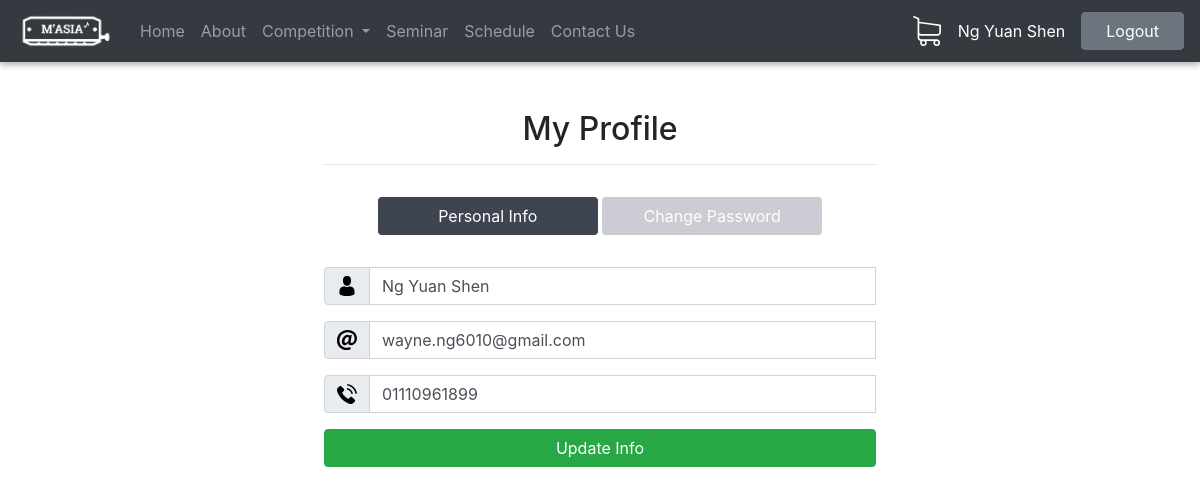
Page /user_profile.php (signed in) on the committed database.
### tables this page shows
CREATE TABLE `user` (
  `User_ID` int(11) NOT NULL,
  `User_Name` varchar(30) NOT NULL,
  `User_Email` varchar(50) NOT NULL,
  `User_Password` varchar(255) NOT NULL,
  `User_PhoneNo` varchar(20) NOT NULL,
  `User_Created` timestamp NULL DEFAULT NULL
);

### public_html/php/user_profile_query.php (called while the page is built, shortened)
<?php
require_once 'conn.php';
if (isset($_SESSION['uID'])) {
    $sql_retrieve = "SELECT * FROM user WHERE User_ID ='$_SESSION[uID]'";
    $result_retrieve = mysqli_query($link, $sql_retrieve);
    $row = mysqli_fetch_assoc($result_retrieve);
} else {
    header('Location: log_in.php');
}
?>

### public_html/user_profile.php (the view, shortened to what this page needs)
<?php
include 'php/user_profile_query.php';
?>
<!DOCTYPE html>
<html>
    <head>
        <link rel="stylesheet" href="https://stackpath.bootstrapcdn.com/bootstrap/4.3.1/css/bootstrap.min.css">
        <link rel="stylesheet" type="text/css" href="styles.css">
    </head>
    <body>
        <?php include 'navbar.php'; ?>
        <div class="height_spacing"></div>
        <div class="container-fluid mt-5 px-5">
            <div class="login_container center d-block mx-auto w-50">
                <h2 class="text-center">My Profile</h2>
                <hr>
                <p class="text-center mt-4">
                    <a style="background-color: #3E4551; color: white; cursor: pointer; width: 220px;" class="btn my-2" id="collapse_btn1">Personal Info</a>
                    <button style="background-color: #cbccd4; color: white; width: 220px;" class="btn" id="collapse_btn2" type="button">Change Password</button>
                </p>
                <div style="display: block;" id="update_profile_form">
                    <form class="d-block mx-auto pt-2" name="update_profile_form" method="post" onsubmit="return update_profile_form_validate()" action="<?php echo filter_input(INPUT_SERVER, 'PHP_SELF', FILTER_SANITIZE_URL) ?>">
                        <div class="input-group mb-3 mr-sm-2">
                            <div class="input-group-prepend">
                                <div class="input-group-text">
                                    <img src="../Asset/contact_name_icon.svg" alt="@" width="20">
                                </div>
                            </div>
                            <input type="text" class="form-control" name="pro_fname" id="pro_fname" placeholder="Full Name" value="<?php echo (isset($row['User_Name'])) ? $row['User_Name'] : null; ?>">
                        </div>
                        <div class="input-group mb-3 mr-sm-2">
                            <div class="input-group-prepend">
                                <div class="input-group-text">
                                    <img src="../Asset/contact_email_icon.svg" alt="@" width="20">
                                </div>
                            </div>
                            <input type="text" class="form-control" name="pro_email" id="pro_email" placeholder="Email" value="<?php echo (isset($row['User_Email'])) ? $row['User_Email'] : null; ?>">
                        </div>
                        <div class="input-group mb-3 mr-sm-2">
                            <div class="input-group-prepend">
                                <div class="input-group-text">
                                    <img src="../Asset/signup_phone_icon.svg" alt="@" width="20">
                                </div>
                            </div>
                            <input type="text" class="form-control" name="pro_hpno" id="pro_hpno" placeholder="Phone Number (e.g. 01112345678)" value="<?php echo (isset($row['User_PhoneNo'])) ? $row['User_PhoneNo'] : null; ?>">
                        </div>
                        <button type="submit" class="btn btn-success btn-block mb-2" name="update_profile_submit">Update Info</button>
                    </form>
                </div>
            </div>
        </div>
    </body>
</html>

### public_html/styles.css (style rules this page uses)
body { overflow-x : hidden; }
.height_spacing { height: 61.89px; }

### rows in the picture
user: pro_fname "Ng Yuan Shen", pro_email "wayne.ng6010@gmail.com", pro_hpno "01110961899"

### other values in the picture
$_SESSION['uName'] "Ng Yuan Shen"
